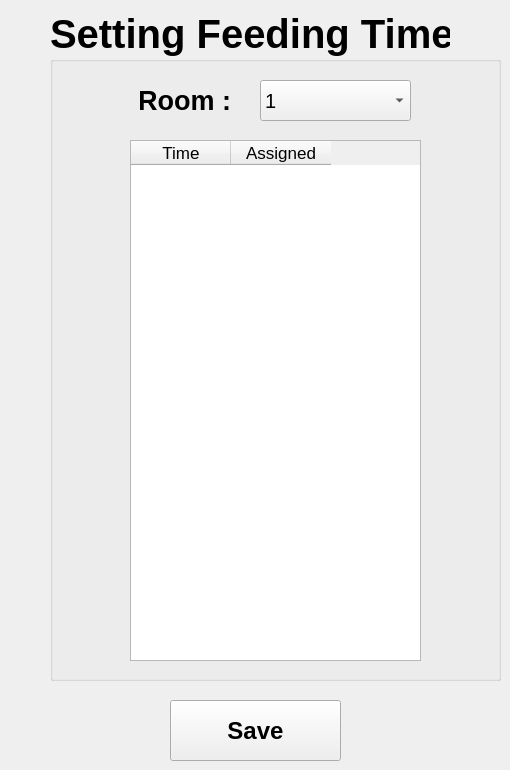
    <widget class="QWidget" name="schedule_food_page">
     <widget class="QGroupBox" name="groupBox_24">
      <property name="geometry">
       <rect>
        <x>50</x>
        <y>10</y>
        <width>451</width>
        <height>671</height>
       </rect>
      </property>
      <property name="font">
       <font>
        <pointsize>30</pointsize>
        <weight>75</weight>
        <bold>true</bold>
       </font>
      </property>
      <property name="title">
       <string>Setting Feeding Time</string>
      </property>
      <widget class="QLabel" name="label_196">
       <property name="geometry">
        <rect>
         <x>90</x>
         <y>60</y>
         <width>91</width>
         <height>61</height>
        </rect>
       </property>
       <property name="font">
        <font>
         <pointsize>20</pointsize>
         <weight>75</weight>
         <bold>true</bold>
        </font>
       </property>
       <property name="text">
        <string>Room :</string>
       </property>
       <property name="alignment">
        <set>Qt::AlignRight|Qt::AlignTrailing|Qt::AlignVCenter</set>
       </property>
      </widget>
      <widget class="QComboBox" name="set_room_box">
       <property name="geometry">
        <rect>
         <x>210</x>
         <y>70</y>
         <width>151</width>
         <height>41</height>
        </rect>
       </property>
       <property name="font">
        <font>
         <pointsize>15</pointsize>
         <weight>50</weight>
         <bold>false</bold>
        </font>
       </property>
       <item>
        <property name="text">
         <string>1</string>
        </property>
       </item>
       <item>
        <property name="text">
         <string>2</string>
        </property>
       </item>
       <item>
        <property name="text">
         <string>3</string>
        </property>
       </item>
       <item>
        <property name="text">
         <string>4</string>
        </property>
       </item>
      </widget>
      <widget class="QTableWidget" name="feeding_table">
       <property name="geometry">
        <rect>
         <x>80</x>
         <y>130</y>
         <width>291</width>
         <height>521</height>
        </rect>
       </property>
       <property name="font">
        <font>
         <pointsize>13</pointsize>
         <weight>50</weight>
         <bold>false</bold>
        </font>
       </property>
       <column>
        <property name="text">
         <string>Time</string>
        </property>
       </column>
       <column>
        <property name="text">
         <string>Assigned</string>
        </property>
       </column>
      </widget>
     </widget>
     <widget class="QPushButton" name="set_food_button">
      <property name="geometry">
       <rect>
        <x>170</x>
        <y>700</y>
        <width>171</width>
        <height>61</height>
       </rect>
      </property>
      <property name="font">
       <font>
        <pointsize>18</pointsize>
        <weight>75</weight>
        <bold>true</bold>
       </font>
      </property>
      <property name="styleSheet">
       <string notr="true"/>
      </property>
      <property name="text">
       <string>Save</string>
      </property>
     </widget>
    </widget>
